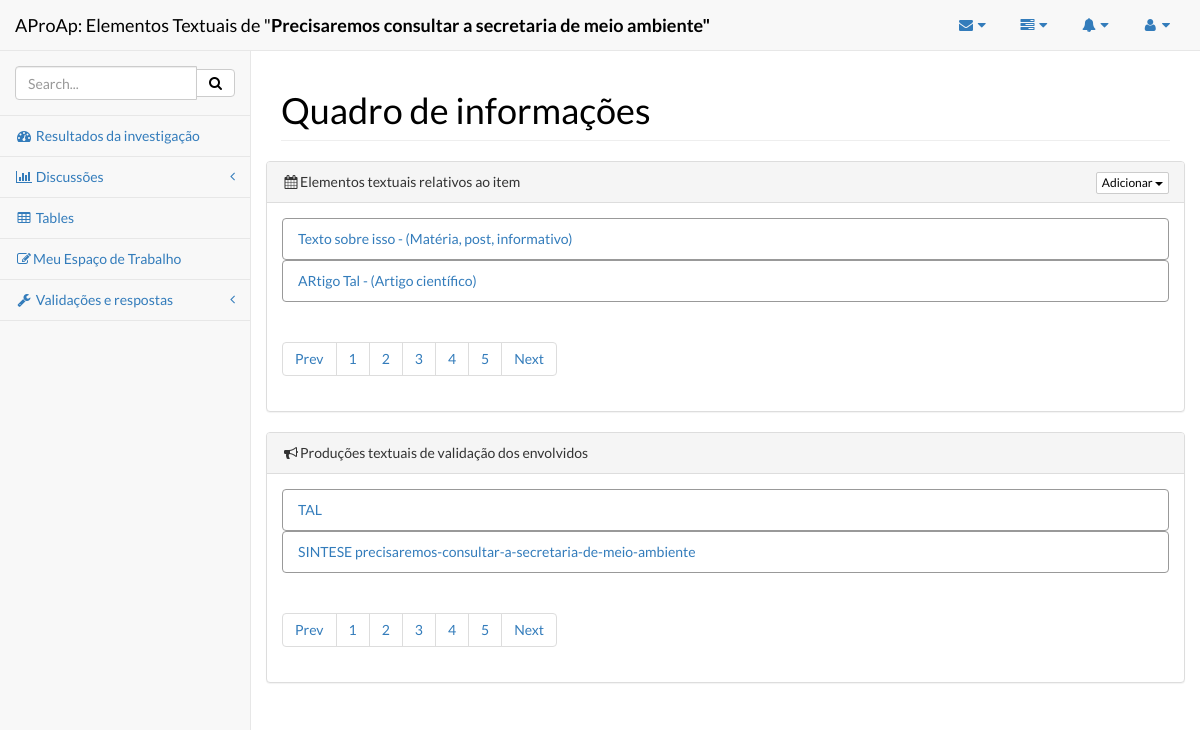
The app's page /projeto/ufes-turma-3-engen-comp/0/precisaremos-consultar-a-secretaria-de-meio-ambiente/elementos_textuais/ (signed in), older data.
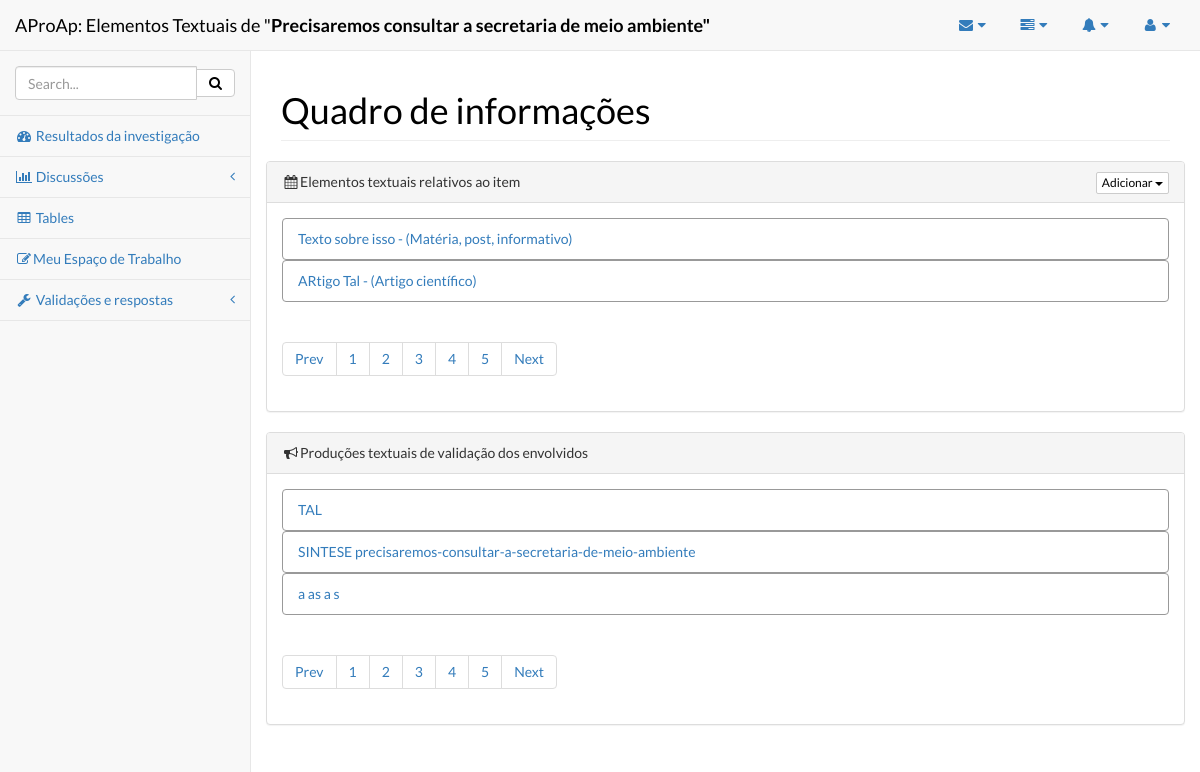
The same page, newer data.
### aproap/models.py (models this page shows)
class elementoTextual(models.Model):
    vinculadoItem = models.ForeignKey(unidadeInvestigacao)
    quemEnviou = models.CharField(max_length=100)
    titulo = models.CharField(max_length=100)
    url = models.CharField(max_length=100)
    subcategoria = models.CharField(max_length=30)
    historico = models.CharField(max_length=300)
    data = models.DateTimeField(default=timezone.now())

class textoProduzido(models.Model):
    vinculadoTarefa = models.ForeignKey(tarefasItem, blank=True, null=True)
    vinculadoItem = models.ForeignKey(unidadeInvestigacao)
    titulo = models.CharField(max_length=300)
    criador = models.CharField(max_length=100)
    texto = models.TextField()
    historico = models.CharField(max_length=300)
    data = models.DateTimeField(default=timezone.now())

### aproap/views.py (the view)
@login_required
def elementosTextuais(request, slug, unidade, itemslug):
    itemId = unidadeInvestigacao.objects.get(slugConhecimento=itemslug)
    documentos = textoProduzido.objects.filter(vinculadoItem=itemId)
    nomeDoItem = itemId.conhecimentoPrevio
    todos = elementoTextual.objects.filter(vinculadoItem=itemId)
    context = dict(todos=todos, nomeDoItem=nomeDoItem, slug=slug, unidade=unidade,
                   itemslug=itemslug, documentos=documentos)
    c = RequestContext(request, context)
    return render_to_response('elementosTextuais.html', c)

### aproap/templates/elementosTextuais.html (shortened to what the changed rows need)
{% load static %}
<html><head>
        <link href="{% static 'static/css/font-awesome.min.css' %}" rel="stylesheet">
        <link href="{% static 'static/css/jquery.qtip.min.css' %}" rel="stylesheet">
        <link href="{% static 'static/css/bootstrap.css' %}" rel="stylesheet">
        <link href="{% static 'static/css/metisMenu.css' %}" rel="stylesheet">
        <link href="{% static 'static/css/sb-admin-2.css' %}" rel="stylesheet">
        <link href="{% static 'static/css/litetooltip.min.css' %}" rel="stylesheet">
        <link href="{% static 'static/css/rateit.css' %}" rel="stylesheet">
    </head><body>
    <div id="wrapper">
      <div id="page-wrapper">
        <div class="row">
          <div class="col-lg-12">
            <h1 class="page-header">Quadro de informações</h1>
          </div>
        </div>
        <div class="row">
          <div class="col-lg-16">
            <div class="panel panel-default">
              <div class="panel-body">
                <ul class="list-group">
                     {% for i in todos %}
                         <a href="{{ i.url }}"><li class="list-group-item" id="listaArquivos">{{ i.titulo }} - ({{ i.subcategoria }}) </li> </a>
                     {% endfor %}
                </ul>
              </div>
            </div>
            <div class="panel panel-default">
              <div class="panel-body">
                <ul class="list-group">
                     {% for i in documentos %}
                         <a href="/projeto/{{ slug }}/{{ unidade }}/{{ itemslug }}/elementos_textuais/visualizando/{{ i.id }}/"><li class="list-group-item" id="listaArquivos">{{ i.titulo }} </li> </a>
                     {% endfor %}
                </ul>
              </div>
            </div>
            </div>
          </div>
        </div>
      </div>
  </body>
</html>

Row changes from the older to the newer data that the page shows:
added textoProduzido: titulo "a as a s"
